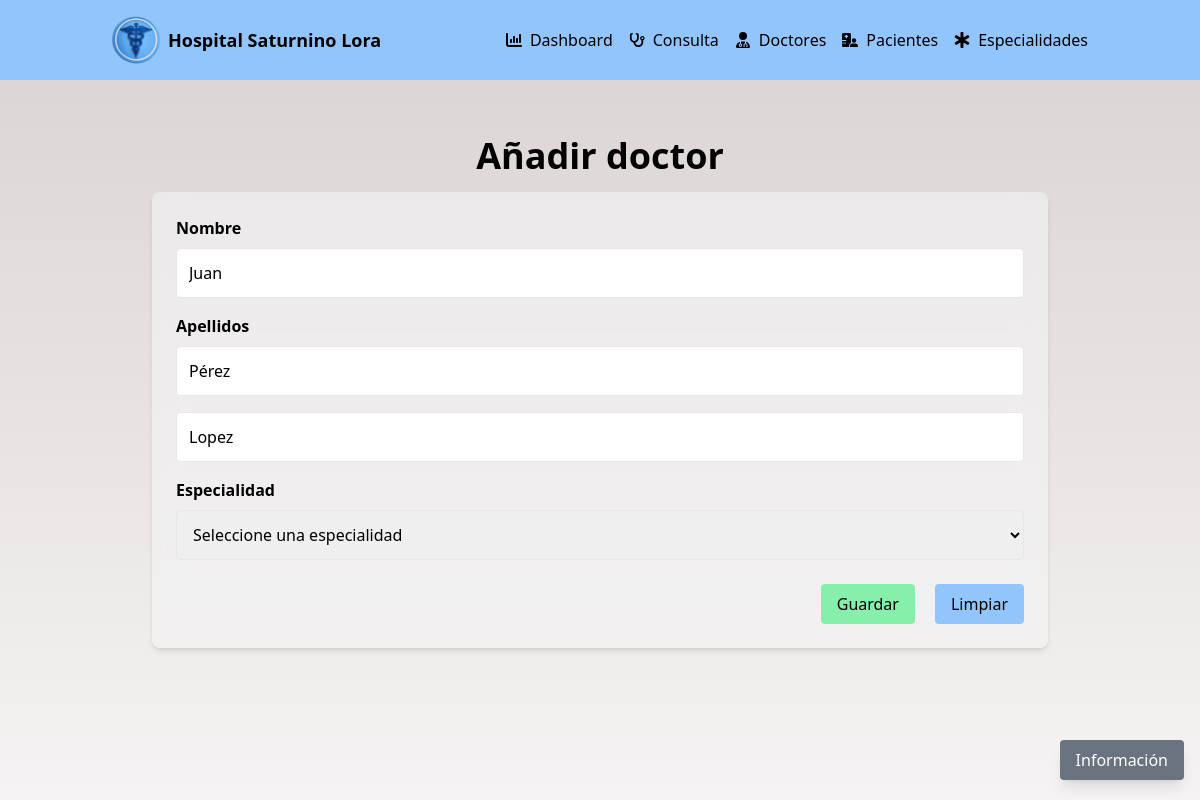
The app's page /?controller=Doctor&&action=form_doctores&&id=1 (signed in) with its own data.
### tables this page shows
CREATE TABLE `doctor` (
  `id_doctor` int(11) NOT NULL,
  `nombre_doctor` varchar(50) NOT NULL,
  `primer_apellido_doctor` varchar(50) NOT NULL,
  `segundo_apellido_doctor` varchar(50) NOT NULL,
  `id_especialidad` int(11) NOT NULL
);

### app/controllers/DoctorController.php (called while the page is built, shortened)
<?php
require_once "app/models/Doctor.php";
class DoctorController
{
    private $doctor;
    public function __construct()
    {
        $this->doctor = new Doctor();
    }
    public function form_doctores(): void
    {
        $doc = new Doctor();
        if (isset($_GET['id'])) {
            $doc = $this->doctor->obtener($_GET['id']);
        }
        include "app/views/src/pages/doctores.php";
    }
}

### app/models/DataBase.php (called while the page is built, shortened)
<?php
class DataBase{
    public static function connect(){
        try{
            $connexion = new PDO("mysql:host=".self::server.";dbname=".self::dbname.";charset=utf8",self::user,self::password);
            $connexion -> setAttribute(PDO::ATTR_ERRMODE,PDO::ERRMODE_EXCEPTION);
            return $connexion;
        }catch(PDOException $e){
            return "Fallo ".$e->getMessage();
        }
    }
}

### app/models/Doctor.php (called while the page is built, shortened)
<?php
class Doctor
{
    private $pdo;
    private $nombre_doctor;
    private $primer_apellido_doctor;
    private $segundo_apellido_doctor;
    public function __CONSTRUCT()
    {
        $this->pdo = DataBase::connect();
    }
    public function getSegApellido_Doctor()
    {
        return $this->segundo_apellido_doctor;
    }
    public function setSegApellido_Doctor($SegApellido_Doctor)
    {
        $this->segundo_apellido_doctor = $SegApellido_Doctor;
    }
    public function setId_especilidad($id_especilidad)
    {
        return $this;
    }
    public function getNombre_Doctor()
    {
        return $this->nombre_doctor;
    }
    public function setNombre_Doctor(string $nombre)
    {
        $this->nombre_doctor = $nombre;
    }
    public function getApellido_Doctor()
    {
        return $this->primer_apellido_doctor;
    }
    public function setApellido_Doctor(string $apellido)
    {
        $this->primer_apellido_doctor = $apellido;
    }
    public function obtener(int $id): Doctor
    {
        try {
            $q = "SELECT * FROM DOCTOR WHERE id_doctor=?;";
            $consulta = $this->pdo->prepare($q);
            $consulta->execute([$id]);
            $resultado = $consulta->fetch(PDO::FETCH_OBJ);
            $obj = new Doctor();
            $obj->setID_Doctor($resultado->id_doctor);
            $obj->setId_especilidad($resultado->id_especialidad);
            $obj->setNombre_Doctor($resultado->nombre_doctor);
            $obj->setApellido_Doctor($resultado->primer_apellido_doctor);
            $obj->setSegApellido_Doctor($resultado->segundo_apellido_doctor);
            return $obj;
        } catch (Exception $e) {
            die($e->getMessage());
        }
    }
}

### app/views/src/pages/doctores.php (the view, shortened to what this page needs)
<!DOCTYPE html>
<html lang="es">
<head>
  <link rel="stylesheet" href="app/views/src/styles/estilos.css">
</head>
<body class="bg-cover bg-center bg-fixed"
  style="background-image: linear-gradient(rgba(186, 172, 172, 0.542), rgba(205, 194, 194, 0.2)), url('app/views/src/icons/doctors.jpg');background-position: center 20%;">
  <header class="bg-blue-300">
    <div class="container mx-auto flex items-center justify-between py-4 px-6 flex-wrap">
      <div class="flex items-center space-x-2 mr-2">
        <img src="app/views/src/icons/logoH.png" alt="Ícono del hospital" class="w-12 h-12">
        <h1 class="text-black font-bold text-lg whitespace-nowrap">
          Hospital Saturnino Lora
        </h1>
      </div>
      <nav class="flex-grow">
        <ul class="flex flex-col sm:flex-row justify-end items-center space-y-2 sm:space-y-0 sm:space-x-4">
          <li class="flex items-center space-x-2">
            <a href="?controller=Dashboard"
              class="text-dark-gray hover:text-blue-logo hover:text-blue-700 ml-2 hover:underline">Dashboard</a>
          </li>
          <div class="flex items-center space-x-2">
            <li class="relative flex items-center">
              <button id="inicio-btn-consulta"
                class="text-dark-gray hover:text-blue-logo hover:text-blue-700  hover:underline ml-2">
                Consulta
              </button>
            </li>
          </div>
          <div class="flex items-center space-x-2">
            <li class="relative flex items-center">
              <button id="inicio-btn-doctores"
                class="text-dark-gray hover:text-blue-logo hover:text-blue-700 hover:underline ml-2">
                Doctores
              </button>
            </li>
          </div>
          <div class="flex items-center space-x-2">
            <li class="relative flex items-center">
              <button id="inicio-btn-pacientes"
                class="text-dark-gray hover:text-blue-logo hover:text-blue-700 hover:underline ml-2">
                Pacientes
              </button>
            </li>
          </div>
          <div class="flex items-center space-x-2">
            <li class="relative flex items-center">
              <button id="inicio-btn-especialidad"
                class="text-dark-gray hover:text-blue-logo hover:text-blue-700 hover:underline ml-2">
                Especialidades
              </button>
            </li>
          </div>
        </ul>
      </nav>
    </div>
  </header>
  <main class="container mx-auto py-4 px-6 sm:px-6 max-w-full overflow-x-auto">
    <section class="mb-8">
      <div class="flex flex-col items-center mt-10">
        <h2 class="text-2xl sm:text-4xl font-bold mb-4">Añadir doctor</h2>
        <form method="POST" action="?controller=Doctor&&action=guardar"
          class="bg-light-gray p-6 rounded-lg shadow-md w-full max-w-4xl backdrop-blur-lg bg-gray-100/60">
          <div class="mb-4 flex flex-col ">
            <label for="nombre" class="block text-dark-gray-text font-semibold mb-2">Nombre</label>
            <input name="nombre_doctor" type="text" id="nombre" class="w-full p-3 border rounded"
              placeholder="Escriba el nombre" value="<?php echo $doc->getNombre_Doctor(); ?>" required>
          </div>
          <div class="mb-4 flex flex-col">
            <label for="apellidos" class="block text-dark-gray-text font-semibold mb-2">Apellidos</label>
            <div>
              <input name="primer_apellido_doctor" type="text" id="apellido_1" class="w-full p-3 border rounded mb-2"
                placeholder="Escriba el primer apellido" value="<?php echo $doc->getApellido_Doctor(); ?>" required>
            </div>
            <div class="mt-2">
              <input name="segundo_apellido_doctor" type="text" id="apellido_2" class="w-full p-3 border rounded"
                placeholder="Escriba el segundo apellido" value="<?php echo $doc->getSegApellido_Doctor(); ?>" required>
            </div>
          </div>
          <div class="mb-4 flex flex-col">
            <label for="especialidad_2" class="block text-dark-gray-text font-semibold mb-2">Especialidad</label>
            <select name="id_especialidad" id="especialidad_2" class="w-full p-3 border rounded mb-2" required>
              <option value="" disabled selected>Seleccione una especialidad</option>
            </select>
          </div>
          <div class="flex justify-end">
            <button type="submit"
              class=" px-4 py-2 bg-green-300 text-black rounded hover:bg-green-500 mr-5">Guardar</button>
            <button type="reset" class=" px-4 py-2 bg-blue-300 text-black rounded hover:bg-blue-500">Limpiar</button>
          </div>
        </form>
      </div>
    </section>
  </main>
  <a href="#footer"
    class="btn-flotante fixed bottom-5 right-4 bg-gray-500 text-white px-4 py-2 rounded shadow-lg text-sm sm:text-base">Información</a>
</body>
</html>

### records on screen
doctor: nombre_doctor "Juan", primer_apellido_doctor "Pérez", segundo_apellido_doctor "Lopez"
